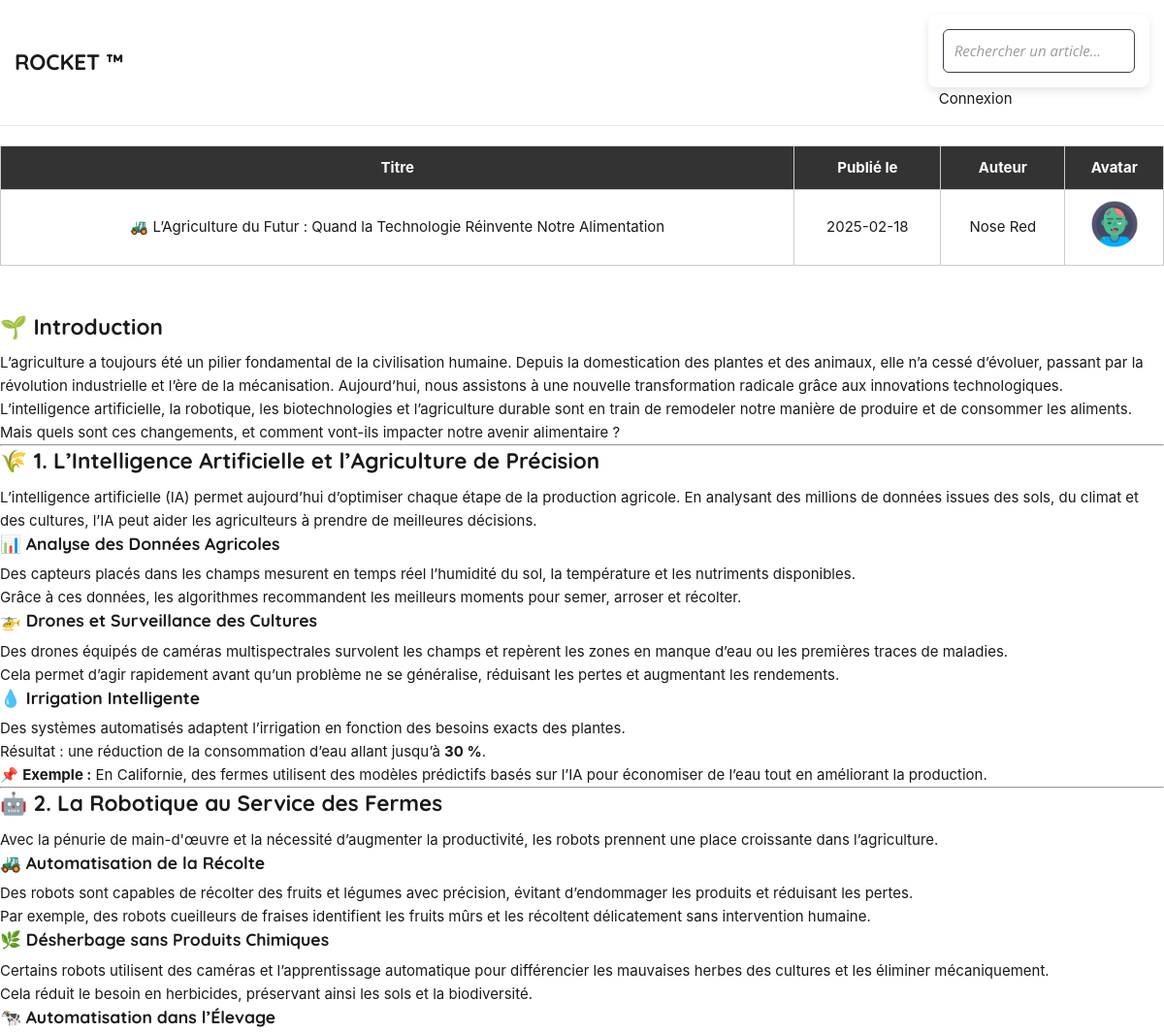
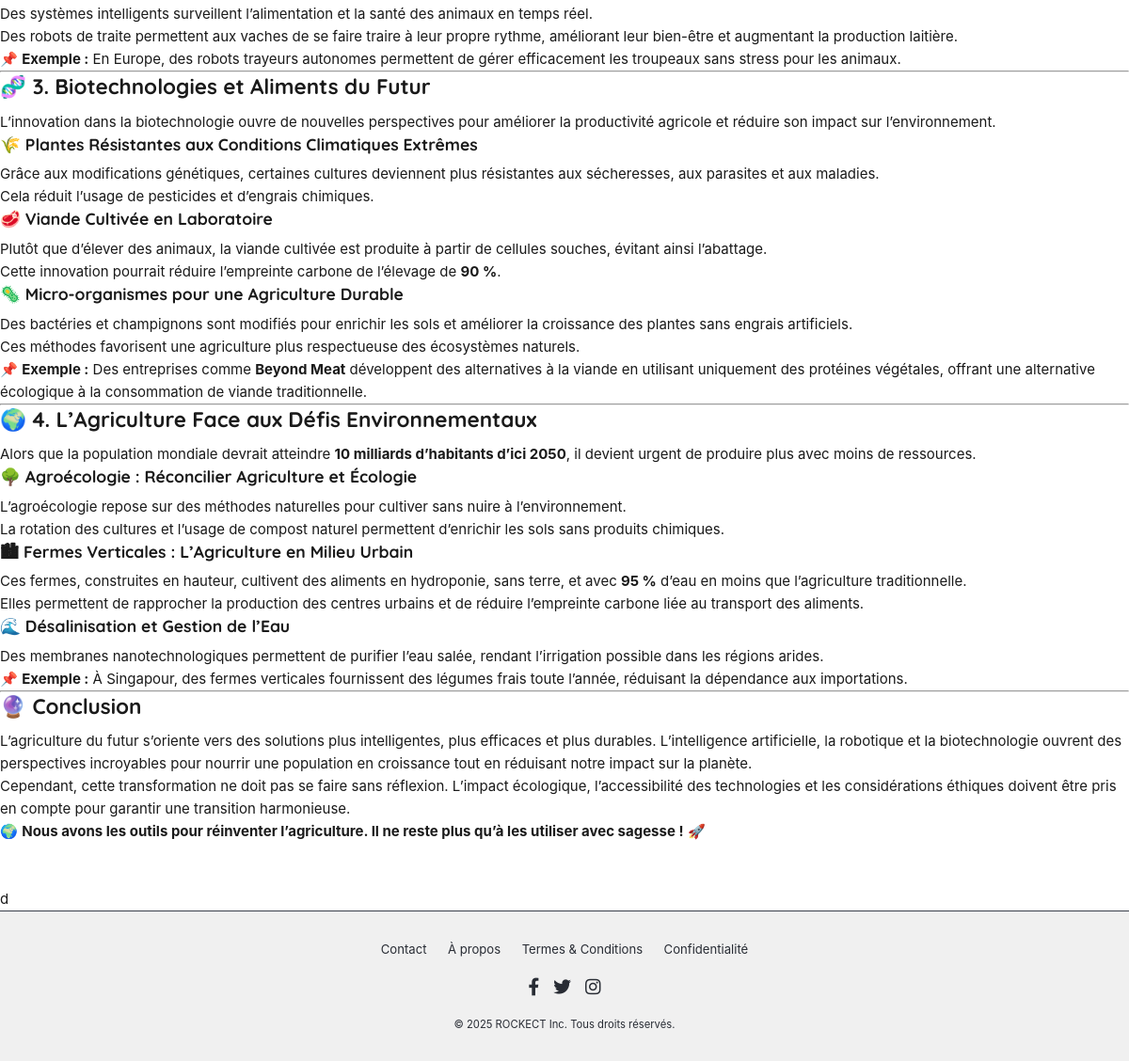
The page /article/14348b5b on the database its author committed (2 pictures, top to bottom).
### tables this page shows
CREATE TABLE articles (
    id INTEGER PRIMARY KEY AUTOINCREMENT,
    titre TEXT NOT NULL,
    identifiant TEXT UNIQUE NOT NULL, --Slug for requested unique article id
    id_auteur INTEGER NOT NULL,
    date_publication DATE NOT NULL,
    contenu TEXT NOT NULL,
    FOREIGN KEY (id_auteur) REFERENCES utilisateurs (id)
);

CREATE TABLE utilisateurs (
    id INTEGER PRIMARY KEY AUTOINCREMENT,
    nom TEXT NOT NULL,
    prenom TEXT NOT NULL,
    courriel TEXT UNIQUE NOT NULL,
    avatar_id VARCHAR(32),
    mot_de_passe_hash TEXT NOT NULL,
    mot_de_passe_salt TEXT NOT NULL

);

### app.py (the view)
@app.route('/article/<identifiant>')
def view_article(identifiant):
    title = 'Article'
    article_data = get_db().fetch_article_by_identifiant(identifiant)
    if not article_data:
        return render_template('404.html'), 404  # 404 and profile pic of user
    article = {
        'id': article_data[0],
        'titre': article_data[1],
        'identifiant': article_data[2],
        'date_publication': article_data[3],
        'contenu': markdown.markdown(article_data[4]),
        'auteur': article_data[5],
        'user_avatar': article_data[6]
    }
    return render_template('article.html', article=article, title=title), 200

### app.py (called while the page is built)
def get_db():
    db = getattr(g, '_database', None)
    if db is None:
        g._database = Database()
    return g._database

@app.teardown_appcontext
def close_connection(exception):
    db = getattr(g, '_database', None)
    if db is not None:
        db.disconnect()

### database.py (called while the page is built)
    def get_connection(self):
        if self.connection is None:
            self.connection = sqlite3.connect('db/database.db')
        return self.connection

    def disconnect(self):
        if self.connection is not None:
            self.connection.close()
            self.connection = None

    def fetch_article_by_identifiant(self, identifiant):
        cursor = self.get_connection().cursor()
        query = """SELECT articles.id, articles.titre, articles.identifiant,
                   articles.date_publication, articles.contenu,
                   utilisateurs.nom || ' ' || utilisateurs.prenom AS auteur,
                   utilisateurs.avatar_id FROM articles JOIN utilisateurs
                   ON articles.id_auteur = utilisateurs. id
                   WHERE identifiant = ?"""
        cursor.execute(query, (identifiant,))
        return cursor.fetchone()

### templates/article.html (shortened to what this page needs)
{% extends 'base.html' %}
{% block content %}
    <table class="users-table">
        <thead>
            <tr>
                <th>Titre</th>
                <th>Publié le</th>
                <th>Auteur</th>
                <th>Avatar</th>
            </tr>
        </thead>
        <tbody>
            <tr>
                <td>{{ article.titre }}</td>
                <td>{{ article.date_publication }}</td>
                <td>{{ article.auteur }}</td>
                <td>
                    <img src="{{ url_for('static', filename='def-avatar/' + article.user_avatar) }}"
                    height="50" width="50" alt="Avatar de {{ article.auteur }}" style="border-radius: 50%;">
                </td>
            </tr>
        </tbody>
    </table>
    <br><br>
    <div>
        <p>{{ article.contenu | safe }}</p>
    </div>
    <br>
    <br>
    d
{% endblock %}

### static/css/base.css (style rules this page uses)
:root { --color-primary: #282c34; --color-secondary: #3a3f4b; --color-accent: #cccdcc; --color-dark: #1a1a1a; --color-light: #ffffff; --color-placeholder: #9a9a9a; --color-link-hover: #505a6b; --color-error: #b22222; --color-success: #006400; --color-warning: #cc6600; --color-info: #1e90ff; --color-muted: #6b6b6b; --color-border: #d3d3d3; --color-border-light: #e9e9e9; --color-hover-background: #f0f0f0; --color-footer: #f0f0f0; }
*, *::before, *::after { box-sizing: border-box; margin: 0; padding: 0; }
::placeholder { color: var(--color-placeholder); font-style: italic; }
html, body { width: 100%; height: 100%; font-family: -apple-system, BlinkMacSystemFont, "Segoe UI", Roboto, "Helvetica Neue", Arial, "Noto Sans", sans-serif, "Apple Color Emoji", "Segoe UI Emoji", "Segoe UI Symbol", "Noto Color Emoji"; font-size: 15px; color: var(--color-dark); line-height: 1.6; }
body { display: flex; flex-direction: column; align-items: stretch; background-color: var(--color-light); }
h1, h2, h3, h4, h5, h6 { font-family: "Quicksand", sans-serif; margin-bottom: 0.5em; line-height: 1.3; }
ul { list-style-type: none; padding: 0; }
.users-table { width: 100%; border-collapse: collapse; margin-top: 20px; }
.users-table thead { background-color: #333; color: white; }
.users-table th, .users-table td { border: 1px solid #ccc; padding: 10px; text-align: center; }

### rows shown on the page
articles: titre "🚜 L’Agriculture du Futur : Quand la Technologie Réinvente Notre Alimentation", date_publication "2025-02-18", contenu "🌱 Introduction L’agriculture a toujours été un pilier fondamental de la civilisation humaine. Depuis la domestication des plantes et des animaux, elle n’a cessé d’évoluer, passant par la révolution industrielle et l’ère de la mécanisation. Aujourd’hui, nous assistons à une nouvelle transformation radicale grâce aux innovations technologiques. L’intelligence artificielle, la robotique, les biotechnologies et l’agriculture durable sont en train de remodeler notre manière de produire et de consommer les aliments. Mais quels sont ces changements, et comment vont-ils impacter notre avenir alimentaire ? 🌾 1. L’Intelligence Artificielle et l’Agriculture de Précision L’intelligence artificielle…"
utilisateurs: avatar (picture)

### other values the page prints
{{ article.auteur }} "Nose Red"
